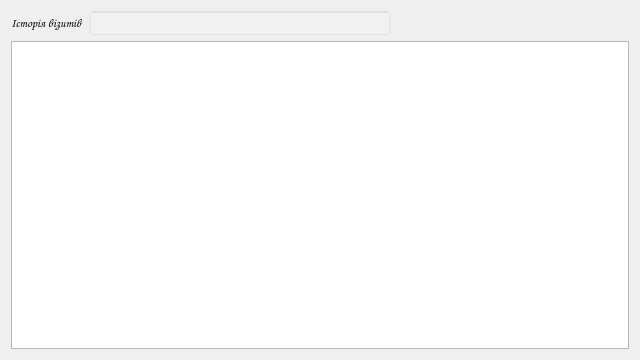
<?xml version="1.0" encoding="UTF-8"?>
<ui version="4.0">
 <class>PatientVisitsDialog</class>
 <widget class="QDialog" name="PatientVisitsDialog">
  <property name="geometry">
   <rect>
    <x>0</x>
    <y>0</y>
    <width>640</width>
    <height>360</height>
   </rect>
  </property>
  <property name="minimumSize">
   <size>
    <width>640</width>
    <height>360</height>
   </size>
  </property>
  <property name="maximumSize">
   <size>
    <width>640</width>
    <height>360</height>
   </size>
  </property>
  <property name="font">
   <font>
    <family>Comic Sans MS</family>
   </font>
  </property>
  <property name="windowTitle">
   <string>Історія візитів пацієнта</string>
  </property>
  <layout class="QVBoxLayout" name="verticalLayout">
   <item>
    <layout class="QHBoxLayout" name="horizontalLayout">
     <item>
      <widget class="QLabel" name="label">
       <property name="text">
        <string>Історія візитів</string>
       </property>
      </widget>
     </item>
     <item>
      <widget class="QLineEdit" name="patient_le">
       <property name="minimumSize">
        <size>
         <width>300</width>
         <height>0</height>
        </size>
       </property>
       <property name="maximumSize">
        <size>
         <width>300</width>
         <height>16777215</height>
        </size>
       </property>
       <property name="styleSheet">
        <string notr="true">QLineEdit {
background-color: rgba(250,250,250,0.2);
font-style: italic;
}</string>
       </property>
       <property name="readOnly">
        <bool>true</bool>
       </property>
      </widget>
     </item>
     <item>
      <spacer name="horizontalSpacer">
       <property name="orientation">
        <enum>Qt::Horizontal</enum>
       </property>
       <property name="sizeHint" stdset="0">
        <size>
         <width>40</width>
         <height>20</height>
        </size>
       </property>
      </spacer>
     </item>
    </layout>
   </item>
   <item>
    <widget class="QTableView" name="visits_table">
     <property name="font">
      <font>
       <family>Comic Sans MS</family>
      </font>
     </property>
    </widget>
   </item>
  </layout>
 </widget>
 <resources/>
 <connections/>
</ui>
